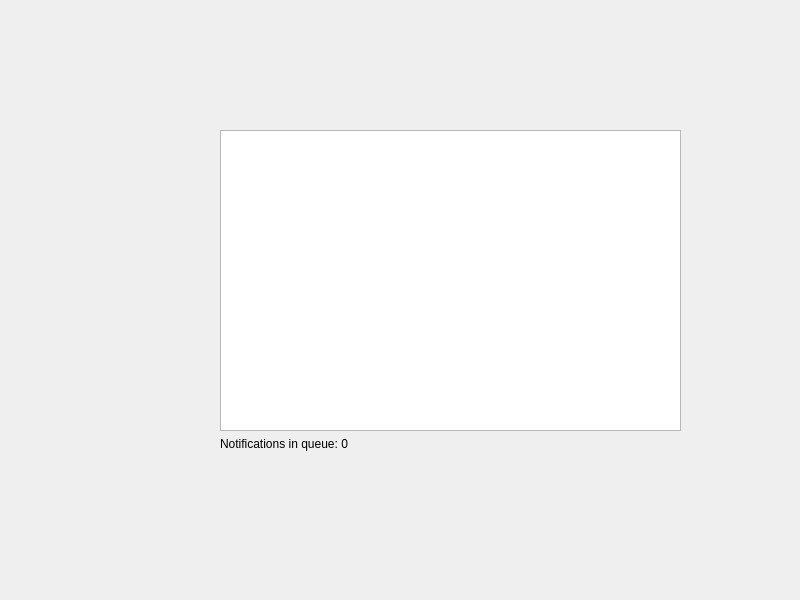
<?xml version="1.0" encoding="UTF-8"?>
<ui version="4.0">
 <class>ServerMainWindow</class>
 <widget class="QMainWindow" name="ServerMainWindow">
  <property name="geometry">
   <rect>
    <x>0</x>
    <y>0</y>
    <width>800</width>
    <height>600</height>
   </rect>
  </property>
  <property name="windowTitle">
   <string>MainWindow</string>
  </property>
  <widget class="QWidget" name="centralwidget">
   <widget class="QWidget" name="gridLayoutWidget">
    <property name="geometry">
     <rect>
      <x>220</x>
      <y>130</y>
      <width>461</width>
      <height>321</height>
     </rect>
    </property>
    <layout class="QGridLayout" name="gridLayout">
     <item row="1" column="0" colspan="2">
      <widget class="QLabel" name="queueLabel">
       <property name="text">
        <string>Notifications in queue: 0</string>
       </property>
      </widget>
     </item>
     <item row="0" column="0" colspan="2">
      <widget class="QListView" name="listView"/>
     </item>
    </layout>
   </widget>
  </widget>
  <widget class="QMenuBar" name="menubar">
   <property name="geometry">
    <rect>
     <x>0</x>
     <y>0</y>
     <width>800</width>
     <height>25</height>
    </rect>
   </property>
  </widget>
 </widget>
 <resources/>
 <connections/>
</ui>
